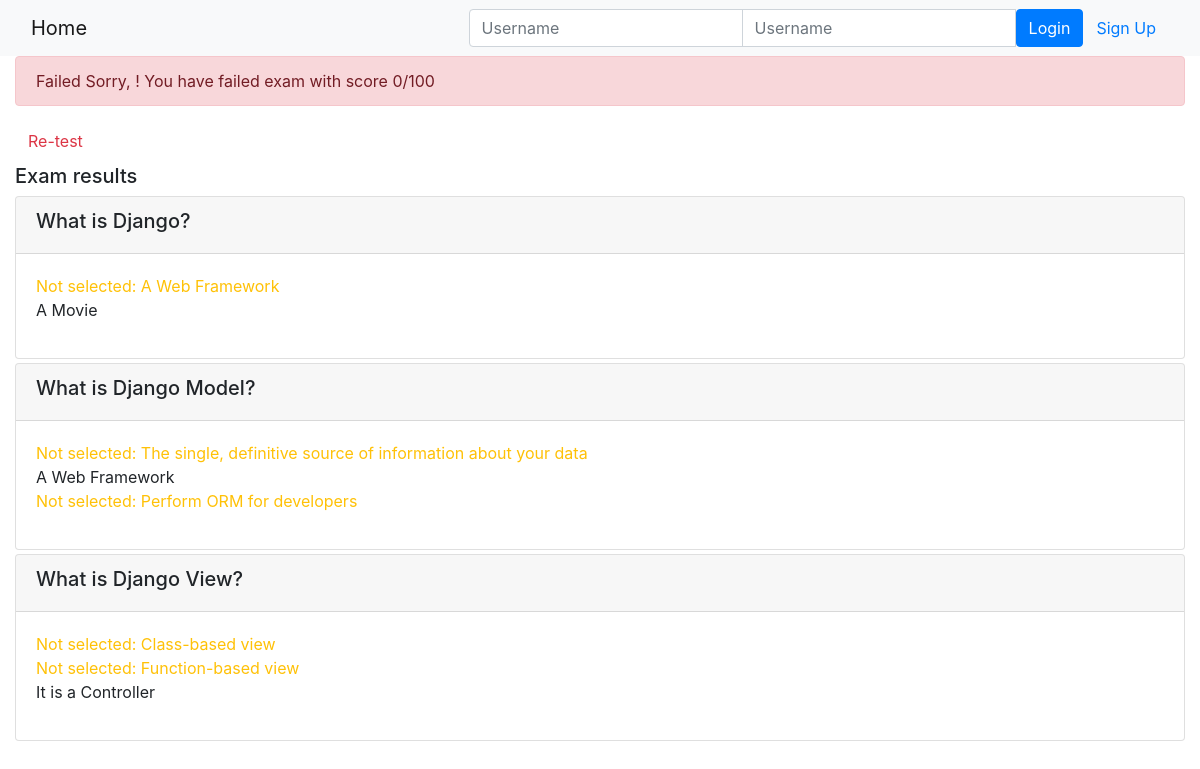
Page /onlinecourse/course/1/submission/1/result/ on the committed database.
### onlinecourse/models.py (models this page shows, shortened)
class Question(models.Model):
    question = models.TextField()
    grade = models.IntegerField(default=0)
    lesson = models.ForeignKey(Lesson, on_delete=models.CASCADE)
    course = models.ManyToManyField(Course)

class Choice(models.Model):
    choice = models.TextField()
    is_correct = models.BooleanField()
    question = models.ForeignKey(Question, on_delete=models.CASCADE)

### onlinecourse/views.py (the view)
# urls.py: path('course/<int:course_id>/submission/<int:submission_id>/result/', views.show_exam_result, name='submission'),
def show_exam_result(request, course_id, submission_id):
   context ={}
   total = 0
   course = Course.objects.get(pk=course_id)
   submission = Submission.objects.get(id=submission_id)
   choice_ids = submission.choices.all()
   correct_ids = Choice.objects.filter(is_correct=True)
   for choice in choice_ids:
       if choice.is_correct == True:
           total = total + choice.question.grade
   context['course'] = course
   context['selected_ids'] = choice_ids
   context['grade'] = int((total * 100) / len(correct_ids))
   return render(request, 'onlinecourse/exam_result_bootstrap.html', context)

### onlinecourse/templates/onlinecourse/exam_result_bootstrap.html (shortened to what this page needs)
<!DOCTYPE html>
<html lang="en">
<head>
    {% load static %}
    <link rel="stylesheet" href="https://maxcdn.bootstrapcdn.com/bootstrap/4.5.2/css/bootstrap.min.css">
</head>
<body>
 <nav class="navbar navbar-light bg-light">
    <div class="container-fluid">
        <div class="navbar-header">
              <a class="navbar-brand" href="{% url 'onlinecourse:index' %}">Home</a>
        </div>
        <ul class="nav navbar-nav navbar-right">
            {% if user.is_authenticated %}
            <li>
                <a class="btn btn-link" href="#">{{ user.first_name }}({{ user.username }})</a>
                <a class="btn btn-link" href="{% url 'onlinecourse:logout' %}">Logout</a>
            </li>
            {% else %}
            <li>
                <form class="form-inline" action="{% url 'onlinecourse:login' %}" method="post">
                    <div class="input-group">
                        <input type="text" class="form-control" placeholder="Username" name="username" >
                        <input type="password" class="form-control" placeholder="Username" name="psw" >
                        <button class="btn btn-primary" type="submit">Login</button>
                        <a class="btn btn-link" href="{% url 'onlinecourse:registration' %}">Sign Up</a>
                    </div>
                </form>
            </li>
            {% endif %}
        </ul>
    </div>
</nav>
    <div class="container-fluid">
        {% if grade > 80 %}
        <div class="alert alert-success">
            Congratulations, {{ user.first_name }}! You have passed the exam and completed the course with score {{grade}} /100
        </div>
        {% else %}
        <div class="alert alert-danger">
            Failed Sorry, {{ user.first_name }}! You have failed exam with score {{grade}}/100
        </div>
        <a class="btn btn-link text-danger" href="{% url 'onlinecourse:course_details' course.id %}">Re-test</a>
        {% endif %}
        <div class="card-columns-vertical mt-1">
            <h5 class="">Exam results</h5>
            {% for question in course.question_set.all %}
                <div class="card mt-1">
                    <div class="card-header"><h5>{{question.question}}</h5></div>
                    <div class="form-group card-body">
                        {% for choice in question.choice_set.all %}
                            {% if choice.is_correct %}
                                {% if choice in selected_ids %}
                                    <div class="text-success">Correct Answer: {{ choice.choice }}</div>
                                {% else %}
                                    <div class="text-warning">Not selected: {{ choice.choice }}</div>
                                {% endif %}
                            {% else %}
                                <div>{{ choice.choice }}</div>
                            {% endif %}
                        {% endfor %}
                        </div>
                </div>
            {% endfor %}
        </div>
    </div>
</body>
</html>

### rows in the picture
Question: question "What is Django?"
Choice: choice "A Web Framework"
Choice: choice "A Movie"
Question: question "What is Django Model?"
Choice: choice "The single, definitive source of information about your data"
Choice: choice "A Web Framework"
Choice: choice "Perform ORM for developers"
Question: question "What is Django View?"
Choice: choice "Class-based view"
Choice: choice "Function-based view"
Choice: choice "It is a Controller"

### other values in the picture
{{ grade }} "0"
